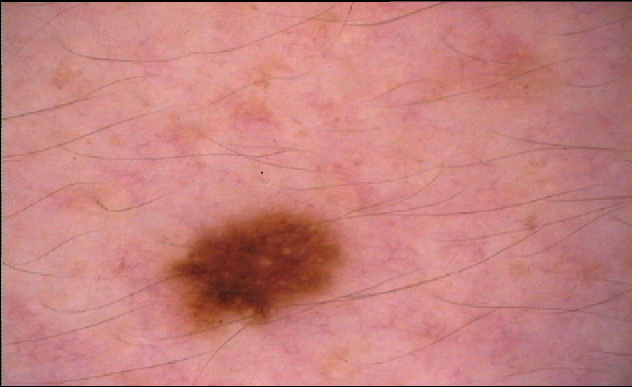
#> input picture data/samples/F1000.BMP, 632 x 387 px
$ python -i preprocess_train.py   (imports and definitions only)
#> lines starting #> are read from the running program, lines starting #| are printed output that depends on the picture; after the words box and inside, x2 and y2 are one past the last pixel; in counts of white or black regions, pixels touching at a corner belong together
"""script responsible of converting the train set into a numpy array after detecting ROI and check if the .npy file exist for futur use"""

import pandas as pd
import cv2
import numpy as np
import os
import datetime
from keras.preprocessing.image import array_to_img, img_to_array, load_img

class ImageToNumpy:
    """Open image with opencv2->find ROI->Crop img*n_time  -> save it in .np file
    """

    def __init__(self,df_object=None):
        self.df_object = df_object
        is_frame = isinstance(self.df_object,pd.core.frame.DataFrame)
        if is_frame:
            self.files_path = df_object['file_path']
            self.counter = 0
        if not is_frame:
            self.counter = 0
            print("ImageToNumpy initialized without pd.core.frame.DataFrame object")


    def __create_contour(self,img2):
        """Apply a mask to an image. Finding the ROI

        Args:
            file (str): image path

        Returns:
            [np.array]: matrice array of the masked image
        """
        if isinstance(img2,str):
            img2 = cv2.imread(img2)
        img = img2.copy()
        img = cv2.cvtColor(img, cv2.COLOR_RGB2GRAY)

        #this code is used to find average color
        avg_color_per_row = np.average(img, axis=0)
        avg_color = np.average(avg_color_per_row, axis=0)

        img_blur = cv2.GaussianBlur(img, (9,9), 0)
        _, img_binary = cv2.threshold(img_blur,(avg_color-(avg_color/2)), 255, cv2.THRESH_BINARY_INV)
        kernel = cv2.getStructuringElement(cv2.MORPH_RECT, (9,9))
        dilation = cv2.erode(img_binary, kernel, iterations= 2)
        closed = cv2.morphologyEx(dilation,cv2.MORPH_CLOSE, kernel)

        cnts = cv2.findContours(img_binary, cv2.RETR_EXTERNAL, cv2.CHAIN_APPROX_SIMPLE)
        cnts = cnts[0] if len(cnts) == 2 else cnts[1]

        final = cv2.cvtColor(img, cv2.COLOR_GRAY2RGB)

        areaArray = []
        count = 1
        for i,c in enumerate(cnts):
            x,y,w,h = cv2.boundingRect(c)
            #cv2.rectangle(final, (x - 40,y - 40), (x+w + 40, y+h + 40), (0,0,0), -1)
            area = cv2.contourArea(c)
            areaArray.append(area)
        #_, img_binary = cv2.threshold(final,100, 255, cv2.THRESH_BINARY_INV)

        #image_masked = cv2.bitwise_and(img2, img_binary)

        self.counter +=1
        print("{} images masquées".format(self.counter))
        sorteddata = sorted(zip(areaArray, cnts), key=lambda x: x[0], reverse=True)

        return sorteddata

    def __find_index(self,sorted_data):
        """Find the index of the biggest rectange in zipped list

        Args:
            sorted_data ([list of tuples]): list of(areaArray,contour)

        Returns:
            contours for the biggest area.
        """
        biggest = max([x[0] for x in sorted_data])
        for data in sorted_data:
            if data[0]==biggest:
                return data[1]

    def __cropping(self,img,contour,padding=5):
        x, y, w, h = cv2.boundingRect(contour)
        padding_y = 5
        padding_x = 5
        padding_w = 5
        padding_h = 5
        cond_1 = y-padding<0
        cond_2 = x-padding<0
        cond_3 = x+w > img.shape[0]
        cond_4 = y+h > img.shape[1]
        if cond_1:
            padding_y = 0
        if cond_2:
            padding_x = 0
        if cond_3:
            padding_w = 0
        if cond_4:
            padding_h = 0

        ret_img = img[y-padding_y:y+h+padding_h, x-padding_x:x+w+padding_w]
        return ret_img

    def __resize_image(self,img):
        """resize image in format 64*64 without keeping ratios

        Args:
            img = opencv.img

        Returns:
            img = resized opencv.img
        """
        width = 64
        height = 64
        dim = (width, height)
        # resize image
        resized = cv2.resize(img, dim, interpolation = cv2.INTER_AREA)
        return resized

    # [59 lines left out: functions dataset_builder, preprocess_input, not called in this run]

    def preprocess_single_input(self,path):
        """transform the input image in the same fashion of the train set

        Returns:
            [np.array]: np.array of shape (64,64,3)
        """
#> called with path = '../data/samples/F1000.BMP'
        img = cv2.imread(path)
#> img is the input picture: shape (387, 632, 3); mean B, G, R 125.7, 129.3, 197.4
        contour = self.__create_contour(img)
#> in __create_contour, `img = cv2.cvtColor(img, cv2.COLOR_RGB2GRAY)`:
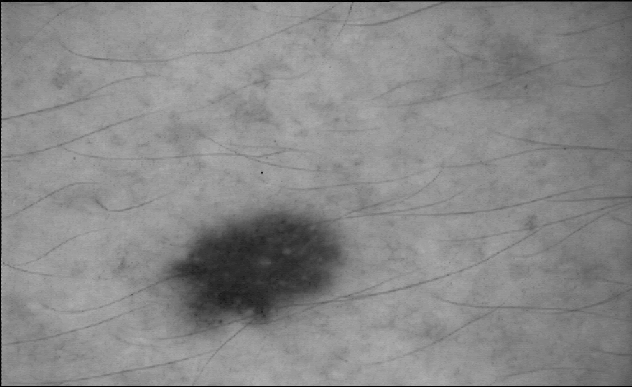
#> img: shape (387, 632); min 0, max 175, mean 136
#> in __create_contour, `avg_color_per_row = np.average(img, axis=0)`: avg_color_per_row = 632 values, max 150.7 at index 382, min 1.93 at index 0, mean 136
#> in __create_contour, `avg_color = np.average(avg_color_per_row, axis=0)`: avg_color = 136
#> in __create_contour, `_, img_binary = cv2.threshold(img_blur,(avg_color-(avg_color/2)), 255,..`:
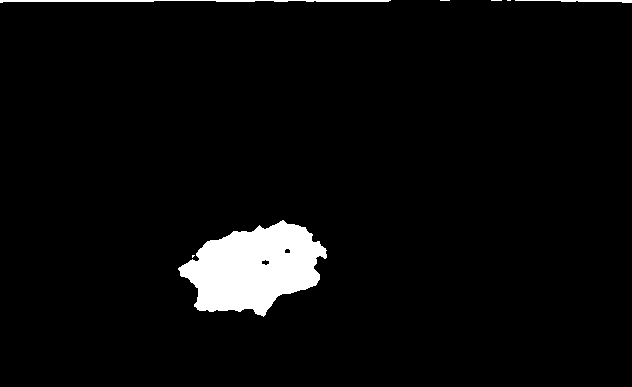
#> img_binary: shape (387, 632); 4.1% white; 7 white regions (4 under 20 px), largest, box (x1, y1, x2, y2) and area: (178, 220, 327, 317) 9062, (0, 0, 391, 3) 682, (515, 0, 632, 3) 196
#> in __create_contour, `dilation = cv2.erode(img_binary, kernel, iterations= 2)`:
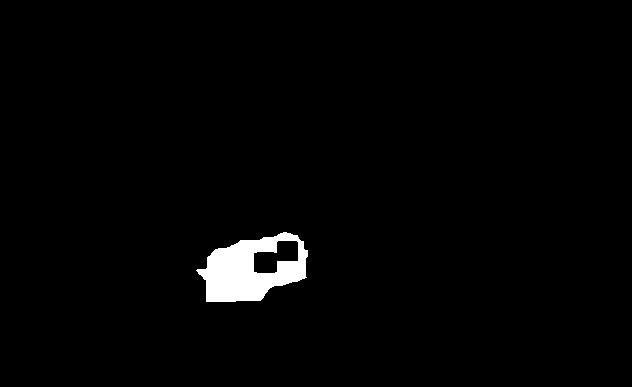
#> dilation: shape (387, 632); 1.8% white; 1 white region
#> in __create_contour, `cnts = cv2.findContours(img_binary, cv2.RETR_EXTERNAL, cv2.CHAIN_APPRO..`: cnts = 7 contours, 4 with area under 20; largest, box (x1, y1, x2, y2) and area: (178, 220, 327, 317) 8907, (0, 0, 391, 3) 290, (515, 0, 632, 3) 78
#> the loop in __create_contour, `for i,c in enumerate(cnts):` made 7 passes
#> (x, y, w, h, area) on passes 2, 3, 7: (178, 220, 149, 97, 8907), (515, 0, 117, 3, 78), (0, 0, 391, 3, 290)
#> after the loop in __create_contour, `for i,c in enumerate(cnts):`: areaArray = [2, 8907, 78, 0, 0, 0, 290]
#> in __create_contour, `sorteddata = sorted(zip(areaArray, cnts), key=lambda x: x[0], reverse=..`: sorteddata = 7 items
#> contour = 7 items
        #trouver le plus gros contour
        largest_contour = self.__find_index(contour)
#> in __find_index, `biggest = max([x[0] for x in sorted_data])`: biggest = 8907
#> the loop in __find_index, `for data in sorted_data:` made 1 pass
#> largest_contour = contour of 209 points, box (x1, y1, x2, y2) (178, 220, 327, 317), area 8907
        #image
        image = self.__cropping(img,largest_contour)
#> in __cropping, `x, y, w, h = cv2.boundingRect(contour)`: x = 178; y = 220; w = 149; h = 97
#> in __cropping, `cond_1 = y-padding<0`: cond_1 = False
#> in __cropping, `ret_img = img[y-padding_y:y+h+padding_h, x-padding_x:x+w+padding_w]`:
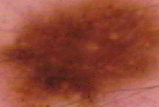
#> ret_img: shape (107, 159, 3); mean B, G, R 54.5, 72.3, 147.3
        #todo : reshape
        resized = self.__resize_image(image)
#> in __resize_image, `resized = cv2.resize(img, dim, interpolation = cv2.INTER_AREA)`:
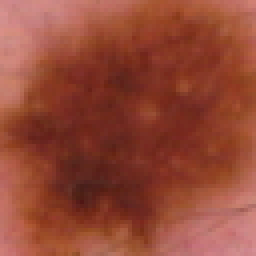
#> resized: shape (64, 64, 3) (shown 4 times larger); mean B, G, R 54.5, 72.3, 147.3
        #add reshape to images_as_array
        #conversion
#> (the run stopped early here; a loop or call above may not have finished)

$ run again, on data/samples/F995.BMP
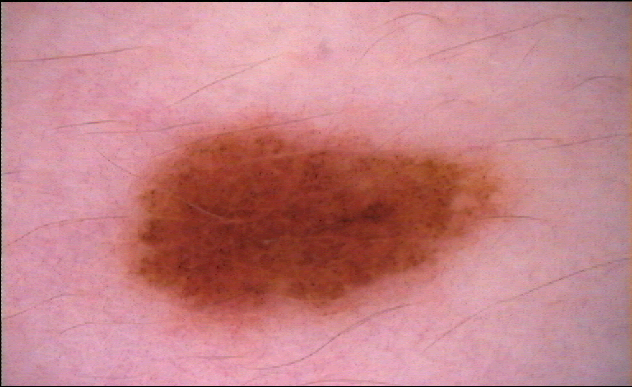
#> input picture data/samples/F995.BMP, 632 x 387 px
#> in preprocess_single_input, img is the input picture: shape (387, 632, 3); mean B, G, R 135.7, 130.7, 195.9
#> img: shape (387, 632)
#> avg_color_per_row = 632 values, max 163.5 at index 85, min 1.94 at index 0, mean 139.6
#> avg_color = 139.6
#> in __create_contour, `_, img_binary = cv2.threshold(img_blur,(avg_color-(avg_color/2)), 255,..`:
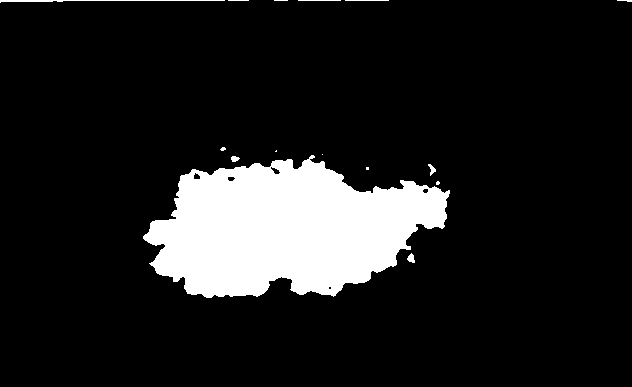
#> img_binary: shape (387, 632); 12.1% white; 15 white regions (6 under 20 px), largest, box (x1, y1, x2, y2) and area: (143, 155, 450, 298) 29111, (0, 0, 225, 3) 285, (407, 253, 415, 263) 51
#> dilation: shape (387, 632); 8.3% white; 1 white region
#> cnts = 15 contours, 10 with area under 20; largest, box (x1, y1, x2, y2) and area: (143, 155, 450, 298) 28770, (0, 0, 225, 3) 59, (407, 253, 415, 263) 39, (428, 164, 436, 176) 32, (231, 156, 240, 162) 28
#> the loop in __create_contour, `for i,c in enumerate(cnts):` made 15 passes
#> (x, y, w, h, area) on passes 1, 4, 5, 6, 15: (407, 253, 8, 10, 39), (428, 164, 8, 12, 31.5), (231, 156, 9, 6, 28.5), (143, 155, 307, 143, 28770.5), (0, 0, 225, 3, 59)
#> after the loop in __create_contour, `for i,c in enumerate(cnts):`: areaArray = [39, 7.5, 4, 31.5, 28.5, 28770.5, 0, 0.5, 10.5, 4.5, 0, 0, 0, 0, 59]
#> sorteddata = 15 items
#> biggest = 28770.5
#> the loop in __find_index, `for data in sorted_data:` made 1 pass
#> largest_contour = contour of 460 points, box (x1, y1, x2, y2) (143, 155, 450, 298), area 28770
#> in __cropping, `x, y, w, h = cv2.boundingRect(contour)`: x = 143; y = 155; w = 307; h = 143
#> cond_1 = False
#> cond_3 = True
#> cond_4 = False
#> in __resize_image, `resized = cv2.resize(img, dim, interpolation = cv2.INTER_AREA)`:
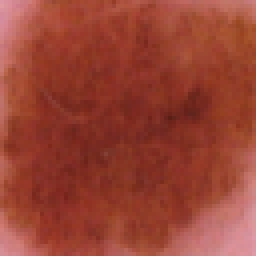
#> resized: shape (64, 64, 3) (shown 4 times larger); mean B, G, R 52.4, 67.2, 152.4

$ run again, on data/samples/F996.BMP
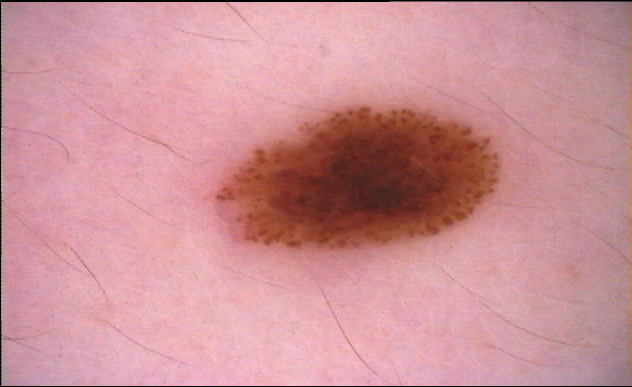
#> input picture data/samples/F996.BMP, 632 x 387 px
#> in preprocess_single_input, img is the input picture: shape (387, 632, 3); mean B, G, R 151.3, 145.4, 204.2
#> img: shape (387, 632)
#> avg_color_per_row = 632 values, max 179.4 at index 188, min 1.78 at index 0, mean 153.9
#> avg_color = 153.9
#> in __create_contour, `_, img_binary = cv2.threshold(img_blur,(avg_color-(avg_color/2)), 255,..`:
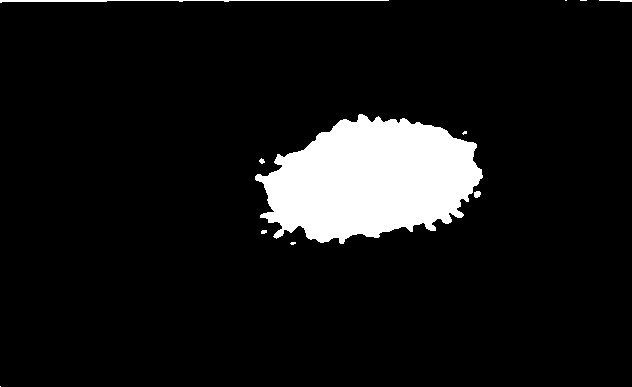
#> img_binary: shape (387, 632); 8.5% white; 11 white regions (5 under 20 px), largest, box (x1, y1, x2, y2) and area: (255, 114, 483, 244) 20220, (0, 0, 389, 3) 507, (599, 0, 632, 2) 45, (474, 191, 481, 198) 40, (259, 158, 265, 164) 23, (261, 230, 267, 234) 21
#> dilation: shape (387, 632); 5.8% white; 1 white region
#> cnts = 11 contours, 8 with area under 20; largest, box (x1, y1, x2, y2) and area: (255, 114, 483, 244) 19875, (0, 0, 389, 3) 117, (474, 191, 481, 198) 30
#> the loop in __create_contour, `for i,c in enumerate(cnts):` made 11 passes
#> (x, y, w, h, area) on passes 4, 7, 11: (474, 191, 7, 7, 29.5), (255, 114, 228, 130, 19875), (0, 0, 389, 3, 117)
#> after the loop in __create_contour, `for i,c in enumerate(cnts):`: areaArray = [0, 7.5, 13, 29.5, 15.5, 7, 19875, 11.5, 0, 0, 117]
#> sorteddata = 11 items
#> biggest = 19875
#> the loop in __find_index, `for data in sorted_data:` made 1 pass
#> largest_contour = contour of 378 points, box (x1, y1, x2, y2) (255, 114, 483, 244), area 19875
#> in __cropping, `x, y, w, h = cv2.boundingRect(contour)`: x = 255; y = 114; w = 228; h = 130
#> cond_1 = False
#> cond_3 = True
#> cond_4 = False
#> in __resize_image, `resized = cv2.resize(img, dim, interpolation = cv2.INTER_AREA)`:
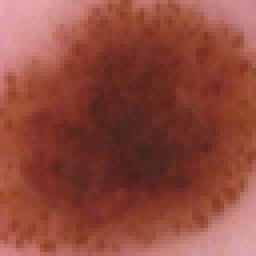
#> resized: shape (64, 64, 3) (shown 4 times larger); mean B, G, R 61, 73.6, 143.8

$ run again, on data/samples/F997.BMP
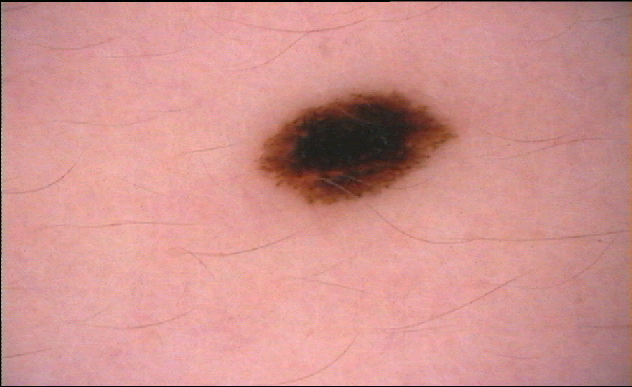
#> input picture data/samples/F997.BMP, 632 x 387 px
#> in preprocess_single_input, img is the input picture: shape (387, 632, 3); mean B, G, R 142.5, 146.4, 207.4
#> img: shape (387, 632)
#> avg_color_per_row = 632 values, max 172.5 at index 198, min 2.12 at index 0, mean 152.2
#> avg_color = 152.2
#> in __create_contour, `_, img_binary = cv2.threshold(img_blur,(avg_color-(avg_color/2)), 255,..`:
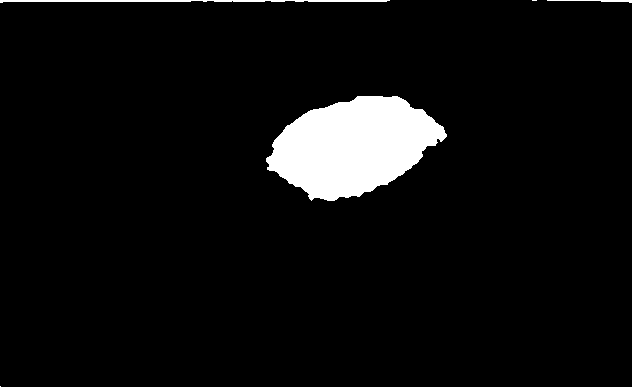
#> img_binary: shape (387, 632); 5.5% white; 5 white regions (2 under 20 px), largest, box (x1, y1, x2, y2) and area: (266, 96, 447, 201) 12568, (0, 0, 390, 3) 740, (547, 0, 632, 3) 119
#> dilation: shape (387, 632); 3.4% white; 1 white region
#> cnts = 5 contours, 2 with area under 20; largest, box (x1, y1, x2, y2) and area: (266, 96, 447, 201) 12358, (0, 0, 390, 3) 349, (547, 0, 632, 3) 33
#> the loop in __create_contour, `for i,c in enumerate(cnts):` made 5 passes
#> (x, y, w, h, area) on passes 2, 3, 5: (266, 96, 181, 105, 12358), (547, 0, 85, 3, 33), (0, 0, 390, 3, 349)
#> after the loop in __create_contour, `for i,c in enumerate(cnts):`: areaArray = [0, 12358, 33, 0, 349]
#> sorteddata = 5 items
#> biggest = 12358
#> the loop in __find_index, `for data in sorted_data:` made 1 pass
#> largest_contour = contour of 206 points, box (x1, y1, x2, y2) (266, 96, 447, 201), area 12358
#> in __cropping, `x, y, w, h = cv2.boundingRect(contour)`: x = 266; y = 96; w = 181; h = 105
#> cond_1 = False
#> cond_3 = True
#> cond_4 = False
#> in __resize_image, `resized = cv2.resize(img, dim, interpolation = cv2.INTER_AREA)`:
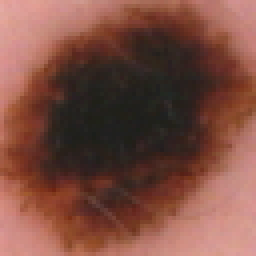
#> resized: shape (64, 64, 3) (shown 4 times larger); mean B, G, R 65.4, 77.1, 123.4
